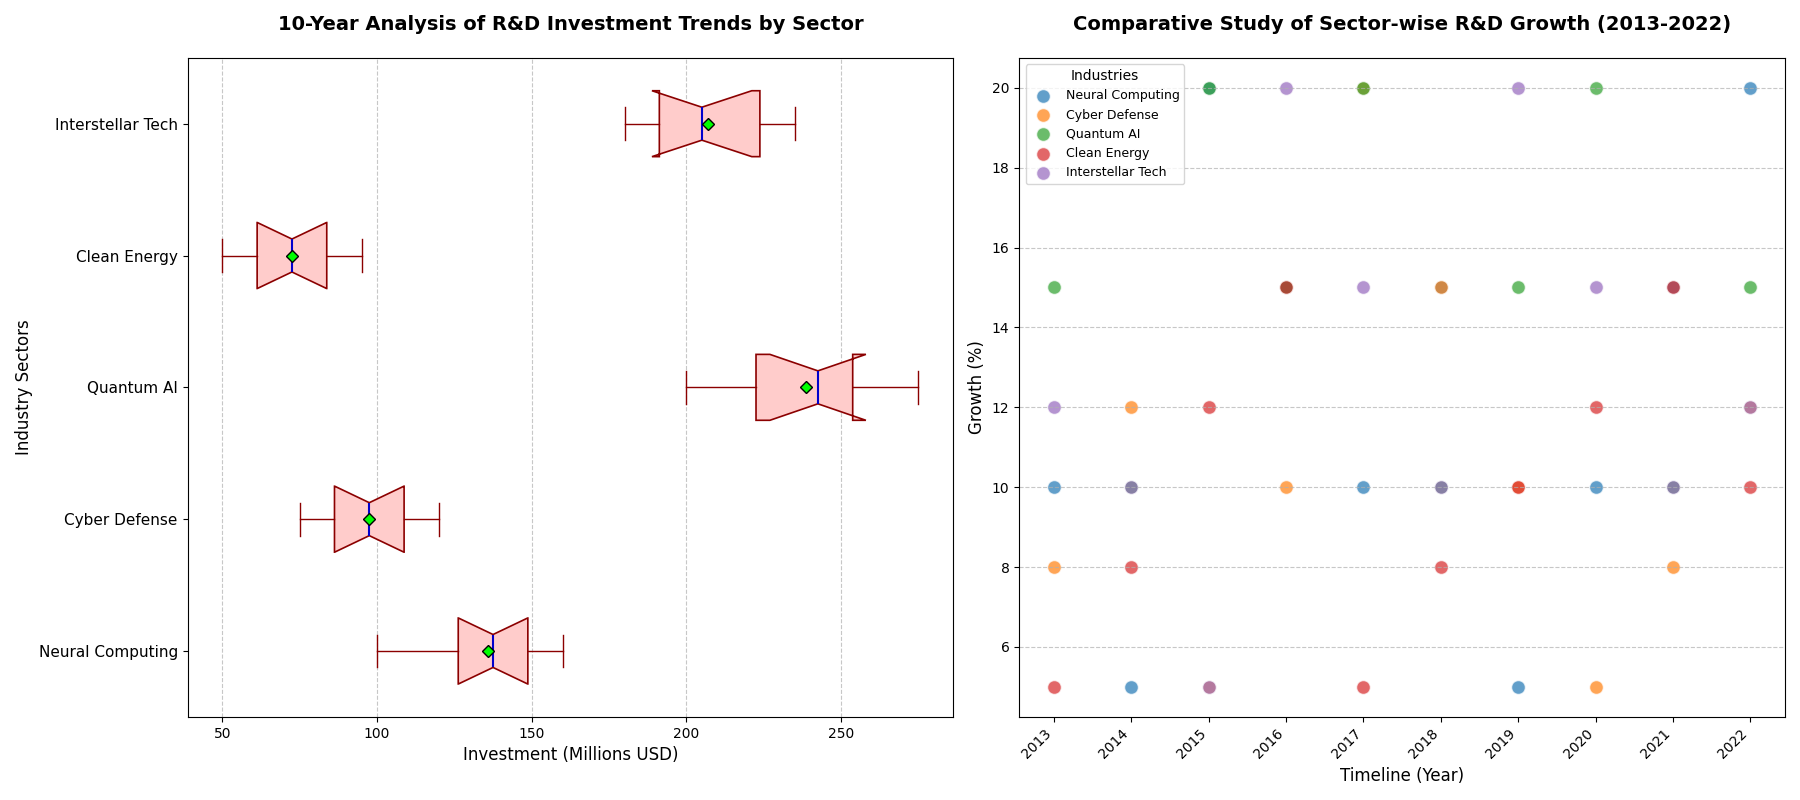

The script that drew this image:
import matplotlib.pyplot as plt
import numpy as np

sectors = ['Neural Computing', 'Cyber Defense', 'Quantum AI', 'Clean Energy', 'Interstellar Tech']

expenditure_data = [
    [100, 120, 130, 125, 140, 150, 135, 145, 155, 160],
    [75, 85, 80, 90, 110, 120, 115, 105, 100, 95],
    [200, 220, 210, 230, 240, 250, 245, 255, 260, 275],
    [50, 55, 60, 65, 70, 75, 80, 85, 90, 95],
    [180, 190, 200, 195, 185, 210, 220, 225, 230, 235]
]

years = np.arange(2013, 2023)

fig, axes = plt.subplots(nrows=1, ncols=2, figsize=(18, 8))

ax1 = axes[0]
bp = ax1.boxplot(expenditure_data, vert=False, patch_artist=True, showmeans=True, notch=True,
                 boxprops=dict(facecolor="#ffcccb", color="#8b0000", linewidth=1.2),
                 medianprops=dict(color="#0000cd", linewidth=1.5),
                 meanprops=dict(marker='D', markeredgecolor='black', markerfacecolor='lime'),
                 whiskerprops=dict(color="#8b0000"), capprops=dict(color="#8b0000"))

ax1.set_yticklabels(sectors, fontsize=11)
ax1.set_title("10-Year Analysis of R&D Investment Trends by Sector", fontsize=14, fontweight='bold', pad=20)
ax1.set_xlabel("Investment (Millions USD)", fontsize=12)
ax1.set_ylabel("Industry Sectors", fontsize=12)
ax1.xaxis.grid(True, linestyle='--', alpha=0.7)

ax2 = axes[1]
growth_rates = [
    [10, 5, 20, 15, 10, 15, 5, 10, 15, 20],
    [8, 12, 5, 10, 20, 15, 10, 5, 8, 12],
    [15, 10, 20, 15, 20, 10, 15, 20, 10, 15],
    [5, 8, 12, 15, 5, 8, 10, 12, 15, 10],
    [12, 10, 5, 20, 15, 10, 20, 15, 10, 12]
]
for idx, sector_growth in enumerate(growth_rates):
    ax2.scatter(years, sector_growth, label=sectors[idx], s=100, alpha=0.7, edgecolors='w')

ax2.set_title("Comparative Study of Sector-wise R&D Growth (2013-2022)", fontsize=14, fontweight='bold', pad=20)
ax2.set_xlabel("Timeline (Year)", fontsize=12)
ax2.set_ylabel("Growth (%)", fontsize=12)
ax2.legend(title='Industries', fontsize=9, title_fontsize=10)
ax2.yaxis.grid(True, linestyle='--', alpha=0.7)
ax2.set_xticks(years)
ax2.set_xticklabels([str(yr) for yr in years], rotation=45, ha='right')

plt.tight_layout()
plt.show()
